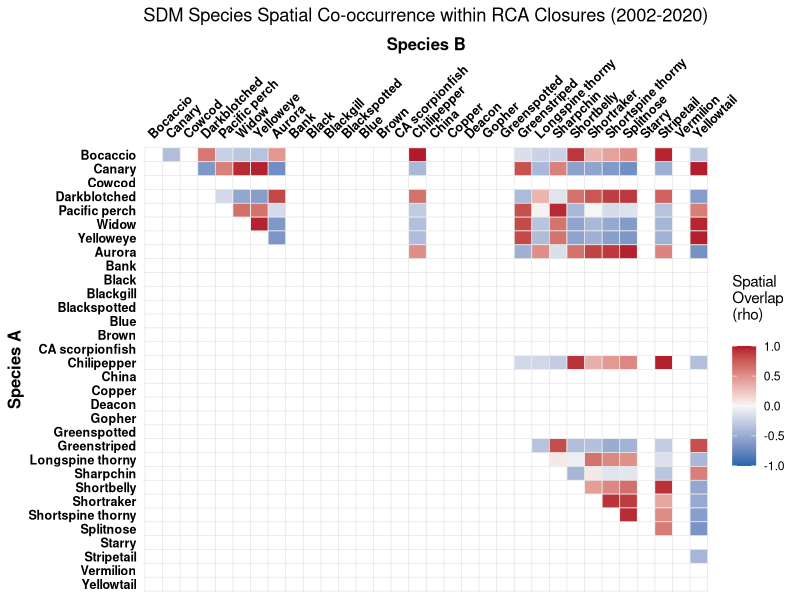

This chart was generated by the following R code:
# SDM output One-Sample T-Test for RCA mapping project
# Blake Feist - created 15 May 2026

library(dplyr)
library(ggplot2)
library(readr)
library(tidyr)


### STEP 1: Load the data
setwd("~/Documents/GitHub/RCA_closure_areas/spatial_overlay_stats/")
main_data_wide <- read_csv("SDM_Zscore_data_wide.csv")
baselines      <- read.csv("SDM_regional_baselines.csv")

# Pivot the data from WIDE to LONG format
main_data_long <- main_data_wide %>%
  pivot_longer(
    cols = starts_with("mean_"),     # Tells R to grab all my species density columns
    names_to = "Species_ID",         # The new column that will hold the species names
    values_to = "Mean_Density"       # The new column that will hold the density numbers
  )

# Merge with baselines and calculate the spatial Z-Scores
df_monthly_z <- main_data_long %>%
  left_join(baselines, by = "Species_ID") %>%
  mutate(
    Z_Score = (Mean_Density - Regional_Mean) / Regional_SD
  )

# Quick sanity check: look at the newly reshaped data
head(df_monthly_z)

### STEP 2: The Hotspot Performance Evaluation (Annual)
# To test if closures targeted above-average densities while protecting against month-to-month
# time-dependency, collapse the data by existing Year column and run tests.

# Collapse monthly data into annual averages
df_annual <- df_monthly_z %>%
  group_by(year, Species_ID) %>%
  summarise(
    Avg_Z_Score = mean(Z_Score),
    .groups = "drop"
  )

# Run a One-Sample T-Test with a protective safety check (n() >= 2)
SDM_species_performance <- df_annual %>%
  group_by(Species_ID) %>%
  summarise(
    Years_Present       = n(),  # Counts how many years this species has data
    Mean_Z_Across_Years = mean(Avg_Z_Score),
    
    # The fix: Only run t.test if there are at least 2 years of data
    p_value = if(n() >= 2) {
      t.test(Avg_Z_Score, mu = 0, alternative = "greater")$p.value
    } else {
      NA  # Returns NA instead of crashing the script
    },
    .groups = "drop"
  )

# View results table
print(SDM_species_performance)

# save SDM_species_performance df for use in the z-score plot
write.csv(SDM_species_performance, 'SDM_species_performance.csv')

### Step 3: Create the Species Interaction Matrix (Monthly)
# To look at fine-scale species co-occurrence patterns, pivot full monthly dataset
# wide and run a Spearman rank correlation across Closure_ID timestamps.

# Define custom order and clean names
# Syntax: "QGIS_COLUMN_NAME" = "Clean Display Name"
species_order_map <- c(
  "mean_pauc" = "Bocaccio",
  "mean_pinn" = "Canary",
  "mean_levi" = "Cowcod",
  "mean_cram" = "Darkblotched",
  "mean_alut" = "Pacific perch",
  "mean_ento" = "Widow",
  "mean_rube" = "Yelloweye",
  "mean_auro" = "Aurora",
  "mean_rufu" = "Bank",
  "mean_mela" = "Black",
  "mean_omus" = "Blackgill",
  "mean_ctus" = "Blackspotted",
  "mean_myst" = "Blue",
  "mean_auri" = "Brown",
  "mean_guta" = "CA scorpionfish",
  "mean_good" = "Chilipepper",
  "mean_nebu" = "China",
  "mean_caur" = "Copper",
  "mean_diac" = "Deacon",
  "mean_carn" = "Gopher",
  "mean_chlo" = "Greenspotted",
  "mean_elon" = "Greenstriped",
  "mean_alti" = "Longspine thorny",
  "mean_zace" = "Sharpchin",
  "mean_jord" = "Shortbelly",
  "mean_bore" = "Shortraker",
  "mean_alas" = "Shortspine thorny",
  "mean_dipl" = "Splitnose",
  "mean_cons" = "Starry",
  "mean_saxi" = "Stripetail",
  "mean_mini" = "Vermilion",
  "mean_flav" = "Yellowtail"
)

# Pivot the monthly data wide by my YYYY-MM Closure_ID
df_monthly_wide <- df_monthly_z %>%
  select(Closure_ID, Species_ID, Z_Score) %>%
  pivot_wider(names_from = Species_ID, values_from = Z_Score)

# 2. Generate the correlation matrix
species_matrix <- df_monthly_wide %>%
  select(-Closure_ID) %>%
  cor(method = "spearman", use = "complete.obs")

# 3. Convert the matrix to long format
interaction_long <- as.data.frame(species_matrix) %>%
  mutate(Species1 = rownames(.)) %>%
  pivot_longer(-Species1, names_to = "Species2", values_to = "Correlation") %>%
  
  # --- THE FIX ---
  # Find the numerical position of each species in the custom map vector
  mutate(
    pos1 = match(Species1, names(species_order_map)),
    pos2 = match(Species2, names(species_order_map))
  ) %>%
  # Only keep tiles where the row species appears BEFORE the column species 
  # in the custom ecological order list
  filter(pos1 < pos2)

### Step 4: Plot the Interaction Heatmap
# This uses the exact layout modifications I need: it clusters species in the
# upper-right corner, keeps the axes alphabetical, rotates the top labels by 45 degrees, uses
# thin custom grid lines that frame the blocks perfectly, and keeps the tiles perfectly square.

# Get clean sorted list of species names
species_list <- sort(unique(c(interaction_long$Species1, interaction_long$Species2)))
n_species <- length(species_list)

SDM_matrix_plot <- ggplot(interaction_long, aes(x = Species2, y = Species1, fill = Correlation)) +
  geom_tile(color = "white") +
  
  # Diverging palette (Blue = Avoidance/Deep vs Shallow, Red = High Co-occurrence)
  scale_fill_gradient2(low = "#2166ac", mid = "#f7f7f7", high = "#b2182b", 
                       midpoint = 0, limit = c(-1,1), name = "Spatial\nOverlap\n(rho)\n") +
  
  # Align axes alphabetically from A to Z
  scale_x_discrete(position = "top", 
                   limits = names(species_order_map), 
                   labels = species_order_map) + 
  
  scale_y_discrete(limits = rev(names(species_order_map)), 
                   labels = species_order_map) + 
  
  # Thin grid borders drawn perfectly between the cell edges
  geom_vline(xintercept = seq(0.5, length(species_order_map) + 0.5, by = 1), color = "gray90", linewidth = 0.25) +
  geom_hline(yintercept = seq(0.5, length(species_order_map) + 0.5, by = 1), color = "gray90", linewidth = 0.25) +
  
  theme_minimal() +
  labs(title = "SDM Species Spatial Co-occurrence within RCA Closures (2002-2020)", 
       x = "Species B", y = "Species A") +
  theme(
    panel.grid.major = element_blank(),
    panel.grid.minor = element_blank(),
    
    # 45-degree rotated top labels
    axis.text.x.top = element_text(size = 9, face = "bold", color = "black", angle = 45, hjust = 0, vjust = 0),
    axis.text.y = element_text(size = 9, face = "bold", color = "black"),
    axis.title = element_text(size = 12, face = "bold"),
    
    # Keeps cells perfectly square so text/labels don't stretch awkwardly
    coord_fixed() 
  )

# Save plot as high-resolution PNG
ggsave(
  filename = "SDM cooccurrence matrix plot.png",   # name of the output file
  plot = SDM_matrix_plot,                          # Tells R which plot object to save
  width = 9,                                       # Physical width in inches
  height = 8.5,                                    # Physical height in inches
  units = "in",                                    # Sets the measuring unit to inches ("in", "cm", or "mm")
  dpi = 600                                        # CRITICAL: Sets resolution to 600 DPI
)
